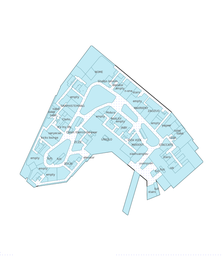
#> input picture prepare_data/output/mod_floorplan/site2/F2_vis.png, 223 x 256 px, shrunk from 900 x 1035 before the run, given in place of F2_mod.png, which was not available
$ python obstacle.py
#> lines starting #> are read from the running program, lines starting #| are printed output that depends on the picture; after the words box and inside, x2 and y2 are one past the last pixel; in counts of white or black regions, pixels touching at a corner belong together; pictures that were not available may be replaced by others from this repository, and a replacement may not be noted
import cv2 as cv
import sys
import os
import numpy as np
from PIL import Image
from visualize_f import save_figure_to_png
import site2_handcraft as handcraft
from MAPPO.env_config.F2_3_floors import config


# [11 lines left out: function _black_white, not called in this run]

def _find_all_white(in_dir):

    img = cv.imread(in_dir)
    idx = []
    for b in range(img.shape[0]):
        for g in range(img.shape[1]):
            if (img[b][g] == np.array([255,255,255])).all():
                idx.append((b,g))
    return idx

def _gridline_position_on_map(in_dir, legal_pos, default_interval = config['poi_distance']):
    img = cv.imread(in_dir)
    x_split = np.arange(0,img.shape[0],default_interval)
    y_split = np.arange(0,img.shape[1],default_interval)
    chosen = []
    for x in x_split:
        for y in y_split:
            if (x,y) in legal_pos:
                chosen.append((x,y))
    return chosen

def _fine_tune_modified(in_dir):

    img = cv.imread(in_dir)
    for b in range(img.shape[0]):
        for g in range(img.shape[1]):

            if (img[b][g] > np.array([200,200,200])).any():
                img[b][g] = np.array([255,255,255])
            else:
                img[b][g] = np.array([0,0,0])
    return img

# [10 lines left out: function _choose_color, not called in this run]

def _visualize_gridline_position_on_map(in_dir, chosen_pos):

    img = cv.imread(in_dir)
    for pos in chosen_pos:
        b = pos[0]
        g = pos[1]
        img[b][g] = np.array([255,0,0])
    return img

# [9 lines left out: function _visualize_poi_on_map, not called in this run]

def _pipeline_processing(Site,FL):

    img = _fine_tune_modified(f'./output/mod_floorplan/{Site}/{FL}_mod.png')
#> in _fine_tune_modified, img is the input picture: shape (256, 223, 3); mean B, G, R 249.9, 247.9, 239.9
#> after the loop in _fine_tune_modified, `for b in range(img.shape[0]):`:
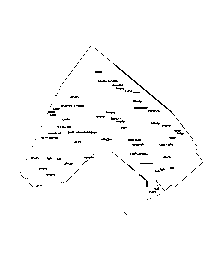
#> img: shape (256, 223, 3); 98.3% white; black in thin lines or dots, all inside (x1, y1, x2, y2) = (20, 46, 203, 215)

    ig = Image.fromarray(img)
    ig.save(f'./output/mod_floorplan/{Site}/{FL}_bb.png')

    whites = _find_all_white(f'./output/mod_floorplan/{Site}/{FL}_bb.png')
    chosen = _gridline_position_on_map(f'./output/mod_floorplan/{Site}/{FL}_bb.png', whites)
    outs = _visualize_gridline_position_on_map(f'./output/mod_floorplan/{Site}/{FL}_bb.png', chosen)
#> after the loop in _visualize_gridline_position_on_map, `for pos in chosen_pos:`:
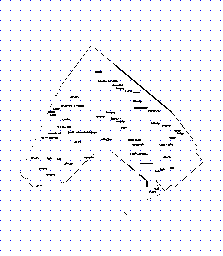
#> img: shape (256, 223, 3); 1.04% of pixels changed, all inside (x1, y1, x2, y2) = (0, 0, 221, 251)

    cv.imwrite(f'./output/mod_floorplan/{Site}/{FL}_env.png', outs)

    outs = _visualize_gridline_position_on_map(f'./output/mod_floorplan/{Site}/{FL}.png', chosen)
#> call 2 of _visualize_gridline_position_on_map, with in_dir = './output/mod_floorplan/site3/F2.png'
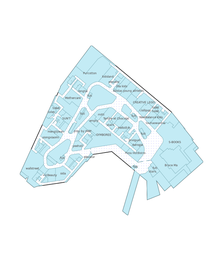
#> input picture prepare_data/output/mod_floorplan/site2/F3_vis.png, 223 x 256 px, shrunk from 900 x 1035 before the run, given in place of F2.png, which was not available
#> in _visualize_gridline_position_on_map, img is the input picture: shape (256, 223, 3); mean B, G, R 250, 248, 240.3
#> after the loop in _visualize_gridline_position_on_map (call 2), `for pos in chosen_pos:`:
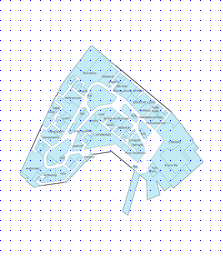
#> img: shape (256, 223, 3); 1.04% of pixels changed, all inside (x1, y1, x2, y2) = (0, 0, 221, 251)

    cv.imwrite(f'./output/mod_floorplan/{Site}/{FL}_vis.png', outs)

# [49 lines left out: functions _pipeline_selecting, _find_nearest_grid, _gridline_matching, not called in this run]


if __name__ == '__main__':
    assert 'prepare_data' in os.getcwd()
    _pipeline_processing('site3', 'F2')
